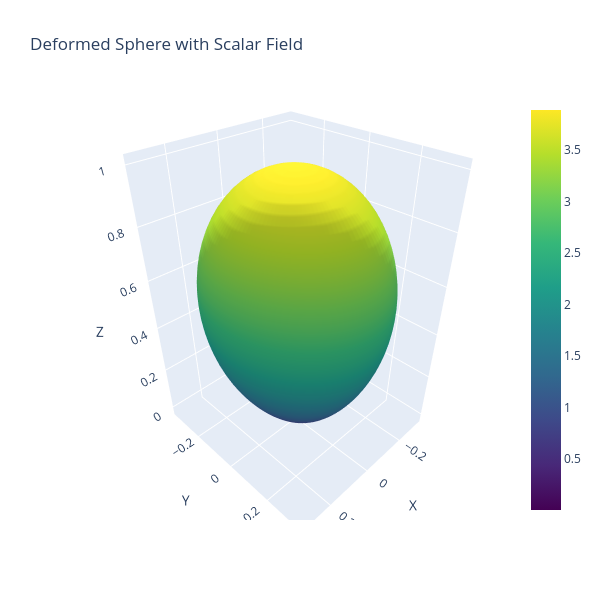

The code cell stored with this chart in its notebook:
### Code cell
Ex = 0
Ey= 1
T_matrix = Ts_ystretch[8,:,:]
A = isotropic_tmatrix.scattering_amplitudes_from_T_v2(theta_grid_i, phi_grid_i, theta_grid, phi_grid, T_matrix, k1, n_multipole)
S2 = np.reshape(A[:,0], (n + 1, n))
S3 = np.reshape(A[:,1], (n + 1, n))
S4 = np.reshape(A[:,2], (n + 1, n))
S1 = np.reshape(A[:,3], (n + 1, n))
Es_theta = S2 * Ex + S3 * Ey
Es_phi = S4 * Ex + S1 * Ey
Is = (np.abs(Es_theta) ** 2 + np.abs(Es_phi) ** 2)


# ----- 2. Scalar function -----
f = Is
f_norm = (f - f.min()) / (f.max() - f.min())

# ----- 3. Radius deformation -----
alpha = 0.3
r = f_norm

# ----- 4. Cartesian coordinates -----
x = r * np.sin(theta_grid) * np.cos(phi_grid)
y = r * np.sin(theta_grid) * np.sin(phi_grid)
z = r * np.cos(theta_grid)

# ----- 5. Plotly 3D surface -----
fig = go.Figure(data=[go.Surface(
    x=x,
    y=y,
    z=z,
    surfacecolor=f,
    colorscale='Viridis',
    showscale=True,
)])

fig.update_layout(
    title="Deformed Sphere with Scalar Field",
    width=600,
    height=600,
    scene=dict(
        xaxis=dict(title='X', visible=True),
        yaxis=dict(title='Y', visible=True),
        zaxis=dict(title='Z', visible=True),
        aspectmode='data'
    )
)

fig.show()

# # ----- 6. Extract X-Z slice at phi ≈ 0 -----
# phi0_idx = np.argmin(np.abs(phi_grid[:,0] - 0))
# x_slice = x[phi0_idx, :]
# z_slice = z[phi0_idx, :]
# f_slice = f[phi0_idx, :]

# # ----- 7. 2D plot of X-Z slice -----
# plt.figure(figsize=(6,6))
# plt.scatter(x_slice, z_slice, c=f_slice, cmap='viridis')
# plt.xlabel("X")
# plt.ylabel("Z")
# plt.title("X-Z Cross Section (phi = 0)")
# plt.axis('equal')
# plt.colorbar(label='f')
# plt.show()

### Figure 1 — Plotly figure (JSON) as saved in the notebook; plotly's stock layout.template omitted (floating-point values rounded to 4 significant figures; data arrays with more than 128 entries replaced by an {"elided": "..."} marker saying what was removed)
{"data": [{"colorscale": [[0, "#440154"], [0.1111, "#482878"], [0.2222, "#3e4989"], [0.3333, "#31688e"], [0.4444, "#26828e"], [0.5556, "#1f9e89"], [0.6667, "#35b779"], [0.7778, "#6ece58"], [0.8889, "#b5de2b"], [1, "#fde725"]], "showscale": true, "surfacecolor": {"elided": "101x100 float values"}, "type": "surface", "x": {"elided": "101x100 float values"}, "y": {"elided": "101x100 float values"}, "z": {"elided": "101x100 float values"}}], "layout": {"height": 600, "scene": {"aspectmode": "data", "xaxis": {"title": {"text": "X"}, "visible": true}, "yaxis": {"title": {"text": "Y"}, "visible": true}, "zaxis": {"title": {"text": "Z"}, "visible": true}}, "title": {"text": "Deformed Sphere with Scalar Field"}, "width": 600}}
